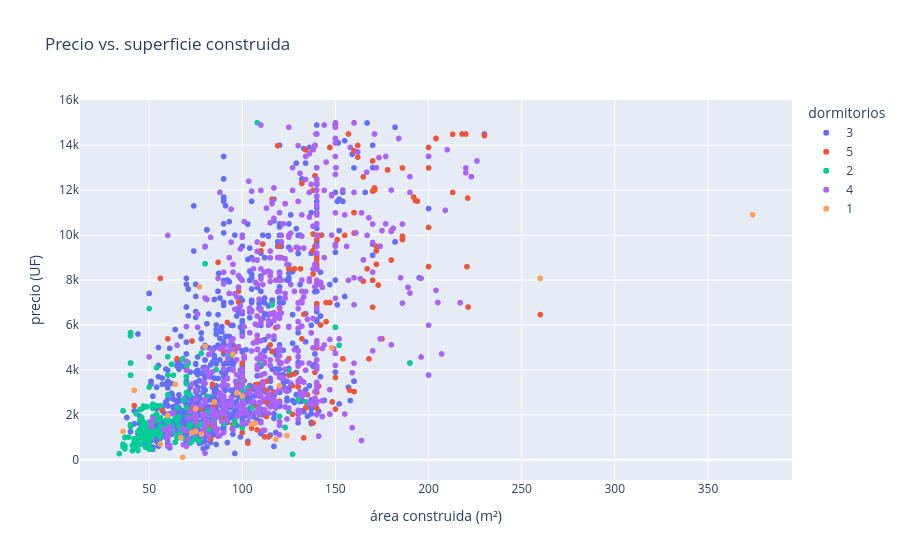

Source (notebook cell):
### Markdown cell above
## El problema: predecir un número

El **target** (lo que queremos predecir) es `precio_uf`, una variable **numérica continua** → es un problema de **regresión**. El resto de las columnas son las **features** (área, comuna, baños, cercanía a metro…). Veamos rápido la relación entre la superficie y el precio:

### Code cell
df_plot = df.assign(
    dormitorios_cat=df['dormitorios'].round().astype('Int64').astype('string').fillna('sin dato')
)

px.scatter(
    df_plot,
    x='area_construida',
    y='precio_uf',
    color='dormitorios_cat',
    hover_data=['comuna', 'banos'],
    title='Precio vs. superficie construida',
    labels={
        'area_construida': 'área construida (m²)',
        'precio_uf': 'precio (UF)',
        'dormitorios_cat': 'dormitorios'
    },
)

### Figure 1 — Plotly figure (JSON) as saved in the notebook; plotly's stock layout.template omitted (floating-point values rounded to 4 significant figures; data arrays with more than 128 entries replaced by an {"elided": "..."} marker saying what was removed)
{"data": [{"customdata": {"elided": "1190x2 mixed values"}, "hovertemplate": "dormitorios=3<br>área construida (m²)=%{x}<br>precio (UF)=%{y}<br>comuna=%{customdata[0]}<br>banos=%{customdata[1]}<extra></extra>", "legendgroup": "3", "marker": {"color": "#636efa", "symbol": "circle"}, "mode": "markers", "name": "3", "showlegend": true, "type": "scattergl", "x": {"elided": "1190 float values"}, "xaxis": "x", "y": {"elided": "1190 float values"}, "yaxis": "y"}, {"customdata": {"elided": "218x2 mixed values"}, "hovertemplate": "dormitorios=5<br>área construida (m²)=%{x}<br>precio (UF)=%{y}<br>comuna=%{customdata[0]}<br>banos=%{customdata[1]}<extra></extra>", "legendgroup": "5", "marker": {"color": "#EF553B", "symbol": "circle"}, "mode": "markers", "name": "5", "showlegend": true, "type": "scattergl", "x": {"elided": "218 float values"}, "xaxis": "x", "y": {"elided": "218 float values"}, "yaxis": "y"}, {"customdata": {"elided": "240x2 mixed values"}, "hovertemplate": "dormitorios=2<br>área construida (m²)=%{x}<br>precio (UF)=%{y}<br>comuna=%{customdata[0]}<br>banos=%{customdata[1]}<extra></extra>", "legendgroup": "2", "marker": {"color": "#00cc96", "symbol": "circle"}, "mode": "markers", "name": "2", "showlegend": true, "type": "scattergl", "x": {"elided": "240 float values"}, "xaxis": "x", "y": {"elided": "240 float values"}, "yaxis": "y"}, {"customdata": {"elided": "691x2 mixed values"}, "hovertemplate": "dormitorios=4<br>área construida (m²)=%{x}<br>precio (UF)=%{y}<br>comuna=%{customdata[0]}<br>banos=%{customdata[1]}<extra></extra>", "legendgroup": "4", "marker": {"color": "#ab63fa", "symbol": "circle"}, "mode": "markers", "name": "4", "showlegend": true, "type": "scattergl", "x": {"elided": "691 float values"}, "xaxis": "x", "y": {"elided": "691 float values"}, "yaxis": "y"}, {"customdata": [["LAMPA", 1], ["PENAFLOR", 1], ["SAN BERNARDO", 1], ["SAN BERNARDO", 2], ["LAMPA", 2], ["LAMPA", 3], ["MAIPU", 2], ["SAN BERNARDO", 2], ["SAN BERNARDO", 2], ["MAIPU", 1], ["LA FLORIDA", 1], ["LA FLORIDA", 1], ["PUENTE ALTO", 3], ["LA PINTANA", 1], ["LA FLORIDA", 1], ["VITACURA", 1], ["MAIPU", 3], ["MAIPU", 3], ["MAIPU", 3], ["EL BOSQUE", 1], ["QUINTA NORMAL", 2], ["QUINTA NORMAL", 2], ["QUINTA NORMAL", 2], ["LA FLORIDA", 1], ["LA FLORIDA", 1], ["QUINTA NORMAL", 1], ["PUENTE ALTO", 2], ["CONCHALI", 1], ["NUNOA", 2], ["NUNOA", 2], ["ESTACION CENTRAL", 1], ["LO PRADO", 1], ["QUINTA NORMAL", 1], ["QUINTA NORMAL", 1], ["QUINTA NORMAL", 1], ["SAN MIGUEL", 1], ["LO PRADO", 1], ["CONCHALI", 1]], "hovertemplate": "dormitorios=1<br>área construida (m²)=%{x}<br>precio (UF)=%{y}<br>comuna=%{customdata[0]}<br>banos=%{customdata[1]}<extra></extra>", "legendgroup": "1", "marker": {"color": "#FFA15A", "symbol": "circle"}, "mode": "markers", "name": "1", "showlegend": true, "type": "scattergl", "x": [107.0, 60.0, NaN, NaN, 73.0, 75.0, 85.0, 124.0, 118.0, 67.0, 80.0, 80.0, 56.0, 75.0, 42.0, NaN, 100.0, 100.0, 100.0, 105.0, 260.0, NaN, 260.0, 95.0, 95.0, 64.0, 78.0, 68.0, 77.0, 77.0, NaN, 148.0, 374.0, 374.0, 374.0, 97.0, 36.0, 120.0], "xaxis": "x", "y": [1631.0, 1973.0, 2203.0, 2121.0, 1210.0, 2275.0, 2577.0, 1075.0, 916.4, 991.4, 5045.0, 5050.0, 700.7, 1266.0, 3097.0, 7000.0, 2838.0, 2838.0, 2838.0, 1600.0, 8078.0, 8078.0, 8078.0, 4700.0, 4700.0, 3360.0, 1144.0, 116.0, 7700.0, 7700.0, 2289.0, 4982.0, 10910.0, 10910.0, 10910.0, 2981.0, 1268.0, 3300.0], "yaxis": "y"}], "layout": {"legend": {"title": {"text": "dormitorios"}, "tracegroupgap": 0}, "title": {"text": "Precio vs. superficie construida"}, "xaxis": {"anchor": "y", "domain": [0.0, 1.0], "title": {"text": "área construida (m²)"}}, "yaxis": {"anchor": "x", "domain": [0.0, 1.0], "title": {"text": "precio (UF)"}}}}
